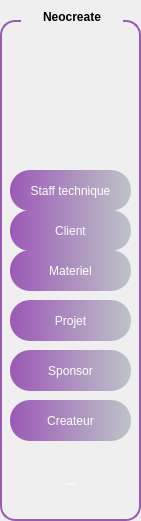
     <widget class="QGroupBox" name="groupBox_3">
      <property name="geometry">
       <rect>
        <x>30</x>
        <y>60</y>
        <width>141</width>
        <height>521</height>
       </rect>
      </property>
      <property name="toolTip">
       <string>&lt;html&gt;&lt;head/&gt;&lt;body&gt;&lt;p&gt;&lt;span style=&quot; font-weight:700;&quot;&gt;neocreate&lt;/span&gt;&lt;/p&gt;&lt;/body&gt;&lt;/html&gt;</string>
      </property>
      <property name="styleSheet">
       <string notr="true">QGroupBox {
    border: 2px solid #9B59B6;
    border-radius: 15px;
    margin-top: 20px;
    background: qlineargradient(spread:pad,
                                x1:0, y1:0,
                                x2:1, y2:0,
                                stop:0 #9B59B6,
                                stop:1 #BDC3C7);
    color: white;
    font-weight: bold;
    padding: 15px;
}

QGroupBox::title {
    subcontrol-origin: margin;
    subcontrol-position: top centre; 
    padding: 10px 20px; 
    border-radius: 15px; 
    background: qlineargradient(spread:pad,
                                x1:0, y1:0,
                                x2:1, y2:0,
                                stop:0 #9B59B6,
                                stop:1 #BDC3C7);
    color: black; 
    font-size: 20px; 
    font-weight: bold;

}</string>
      </property>
      <property name="title">
       <string>Neocreate</string>
      </property>
      <widget class="QToolButton" name="toolButton_3">
       <property name="geometry">
        <rect>
         <x>10</x>
         <y>170</y>
         <width>121</width>
         <height>41</height>
        </rect>
       </property>
       <property name="styleSheet">
        <string notr="true">QToolButton { border: none; border-radius: 20px; color: white; padding: 1px; background: qlineargradient(spread:pad, x1:0, y1:0, x2:1, y2:0, stop:0 #9B59B6, stop:1 #BDC3C7); } QToolButton:hover { background: qlineargradient(spread:pad, x1:0, y1:0, x2:1, y2:0, stop:0 #BDC3C7, stop:1 #F8C8DC);}</string>
       </property>
       <property name="text">
        <string>Staff technique</string>
       </property>
      </widget>
      <widget class="QToolButton" name="toolButton_4">
       <property name="geometry">
        <rect>
         <x>10</x>
         <y>210</y>
         <width>121</width>
         <height>41</height>
        </rect>
       </property>
       <property name="styleSheet">
        <string notr="true">QToolButton { border: none; border-radius: 20px; color: white; padding: 1px; background: qlineargradient(spread:pad, x1:0, y1:0, x2:1, y2:0, stop:0 #9B59B6, stop:1 #BDC3C7); } QToolButton:hover { background: qlineargradient(spread:pad, x1:0, y1:0, x2:1, y2:0, stop:0 #BDC3C7, stop:1 #F8C8DC);}
</string>
       </property>
       <property name="text">
        <string>Client</string>
       </property>
      </widget>
      <widget class="QToolButton" name="toolButton_5">
       <property name="geometry">
        <rect>
         <x>10</x>
         <y>400</y>
         <width>121</width>
         <height>41</height>
        </rect>
       </property>
       <property name="styleSheet">
        <string notr="true">QToolButton { border: none; border-radius: 20px; color: white; padding: 1px; background: qlineargradient(spread:pad, x1:0, y1:0, x2:1, y2:0, stop:0 #9B59B6, stop:1 #BDC3C7); } QToolButton:hover { background: qlineargradient(spread:pad, x1:0, y1:0, x2:1, y2:0, stop:0 #BDC3C7, stop:1 #F8C8DC);}
</string>
       </property>
       <property name="text">
        <string>Createur</string>
       </property>
      </widget>
      <widget class="QToolButton" name="toolButton_6">
       <property name="geometry">
        <rect>
         <x>10</x>
         <y>350</y>
         <width>121</width>
         <height>41</height>
        </rect>
       </property>
       <property name="styleSheet">
        <string notr="true">QToolButton { border: none; border-radius: 20px; color: white; padding: 1px; background: qlineargradient(spread:pad, x1:0, y1:0, x2:1, y2:0, stop:0 #9B59B6, stop:1 #BDC3C7); } QToolButton:hover { background: qlineargradient(spread:pad, x1:0, y1:0, x2:1, y2:0, stop:0 #BDC3C7, stop:1 #F8C8DC);}
</string>
       </property>
       <property name="text">
        <string>Sponsor</string>
       </property>
      </widget>
      <widget class="QToolButton" name="toolButton_7">
       <property name="geometry">
        <rect>
         <x>10</x>
         <y>250</y>
         <width>121</width>
         <height>41</height>
        </rect>
       </property>
       <property name="styleSheet">
        <string notr="true">QToolButton { border: none; border-radius: 20px; color: white; padding: 1px; background: qlineargradient(spread:pad, x1:0, y1:0, x2:1, y2:0, stop:0 #9B59B6, stop:1 #BDC3C7); } QToolButton:hover { background: qlineargradient(spread:pad, x1:0, y1:0, x2:1, y2:0, stop:0 #BDC3C7, stop:1 #F8C8DC);}
</string>
       </property>
       <property name="text">
        <string>Materiel</string>
       </property>
      </widget>
      <widget class="QToolButton" name="toolButton_8">
       <property name="geometry">
        <rect>
         <x>10</x>
         <y>300</y>
         <width>121</width>
         <height>41</height>
        </rect>
       </property>
       <property name="styleSheet">
        <string notr="true">QToolButton { border: none; border-radius: 20px; color: white; padding: 1px; background: qlineargradient(spread:pad, x1:0, y1:0, x2:1, y2:0, stop:0 #9B59B6, stop:1 #BDC3C7); } QToolButton:hover { background: qlineargradient(spread:pad, x1:0, y1:0, x2:1, y2:0, stop:0 #BDC3C7, stop:1 #F8C8DC);}
</string>
       </property>
       <property name="text">
        <string>Projet</string>
       </property>
      </widget>
      <widget class="QToolButton" name="toolButton_13">
       <property name="geometry">
        <rect>
         <x>50</x>
         <y>460</y>
         <width>41</width>
         <height>41</height>
        </rect>
       </property>
       <property name="styleSheet">
        <string notr="true">QToolButton {
    border: none;
    border-radius: 20px;
    color: white;
    padding: 5px;
    background: qlineargradient(spread:pad,
                                x1:0, y1:0,
                                x2:1, y2:0,
                                stop:0 #F8C8DC,
                                stop:1 #BDC3C7);
    font-weight: bold;
}

QToolButton:hover {
    background: qlineargradient(spread:pad,
                                x1:0, y1:0,
                                x2:1, y2:0,
                                stop:0 #BDC3C7,
                                stop:1 #F8C8DC);
    color: black;
}
</string>
       </property>
       <property name="text">
        <string>...</string>
       </property>
       <property name="icon">
        <iconset theme="QIcon::ThemeIcon::SystemShutdown"/>
       </property>
       <property name="iconSize">
        <size>
         <width>30</width>
         <height>30</height>
        </size>
       </property>
      </widget>
      <widget class="QLabel" name="label_10">
       <property name="geometry">
        <rect>
         <x>0</x>
         <y>40</y>
         <width>141</width>
         <height>121</height>
        </rect>
       </property>
       <property name="text">
        <string/>
       </property>
       <property name="pixmap">
        <pixmap>../../../Downloads/WhatsApp_Image_2025-09-26_at_11.25.35-removebg-preview.png</pixmap>
       </property>
       <property name="scaledContents">
        <bool>true</bool>
       </property>
      </widget>
     </widget>
